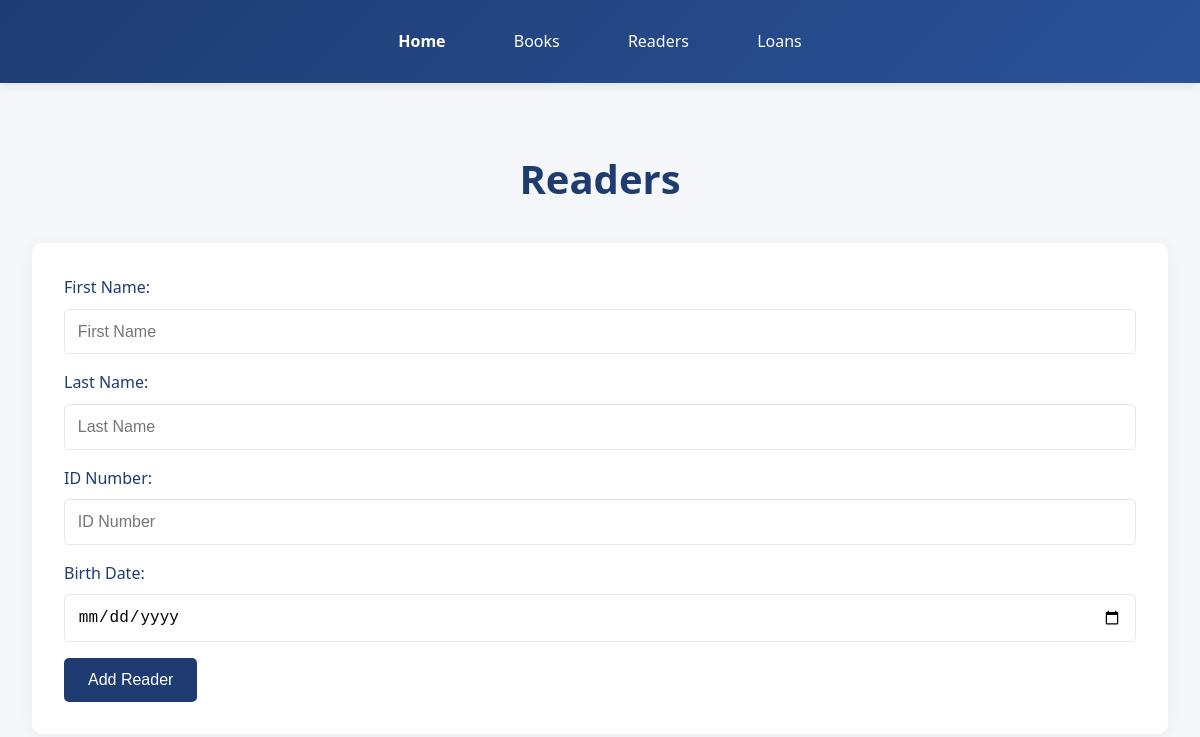
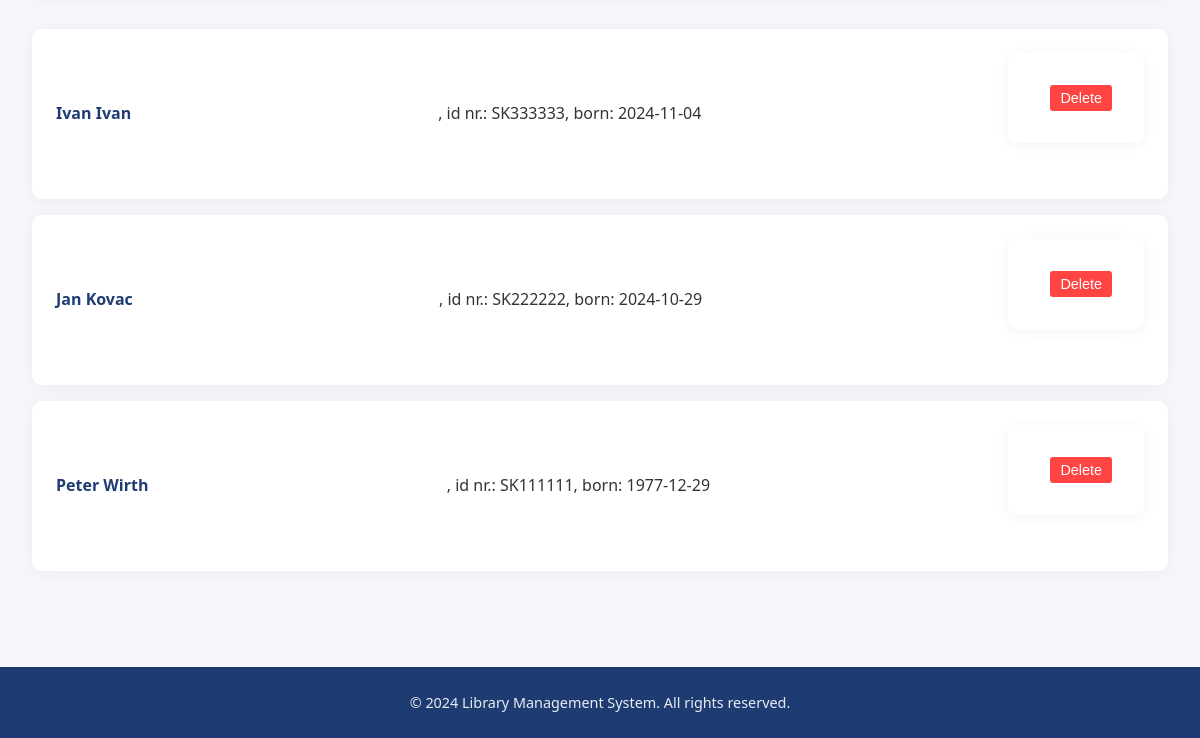
Before: /readers with the older database file (2 pictures, top to bottom).
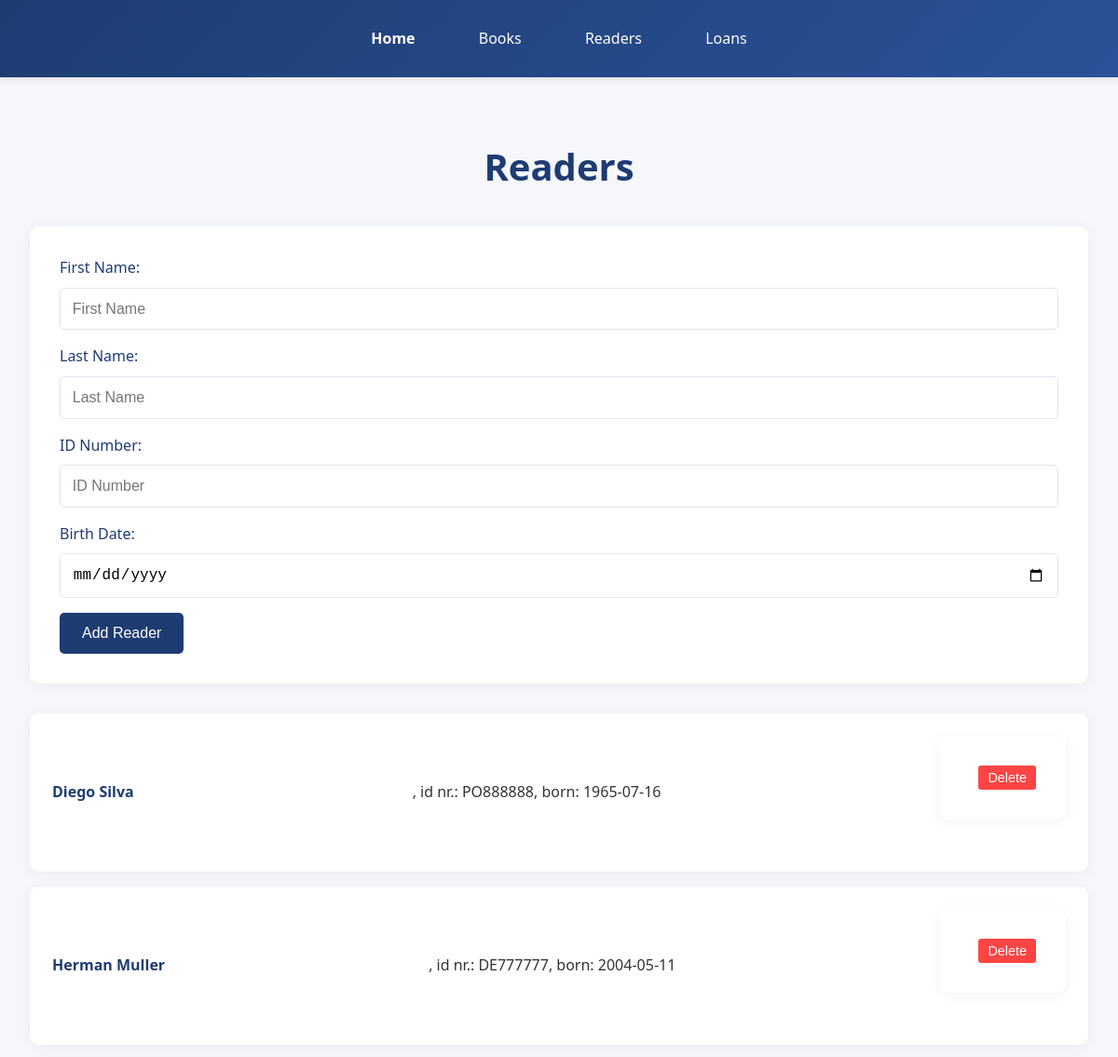
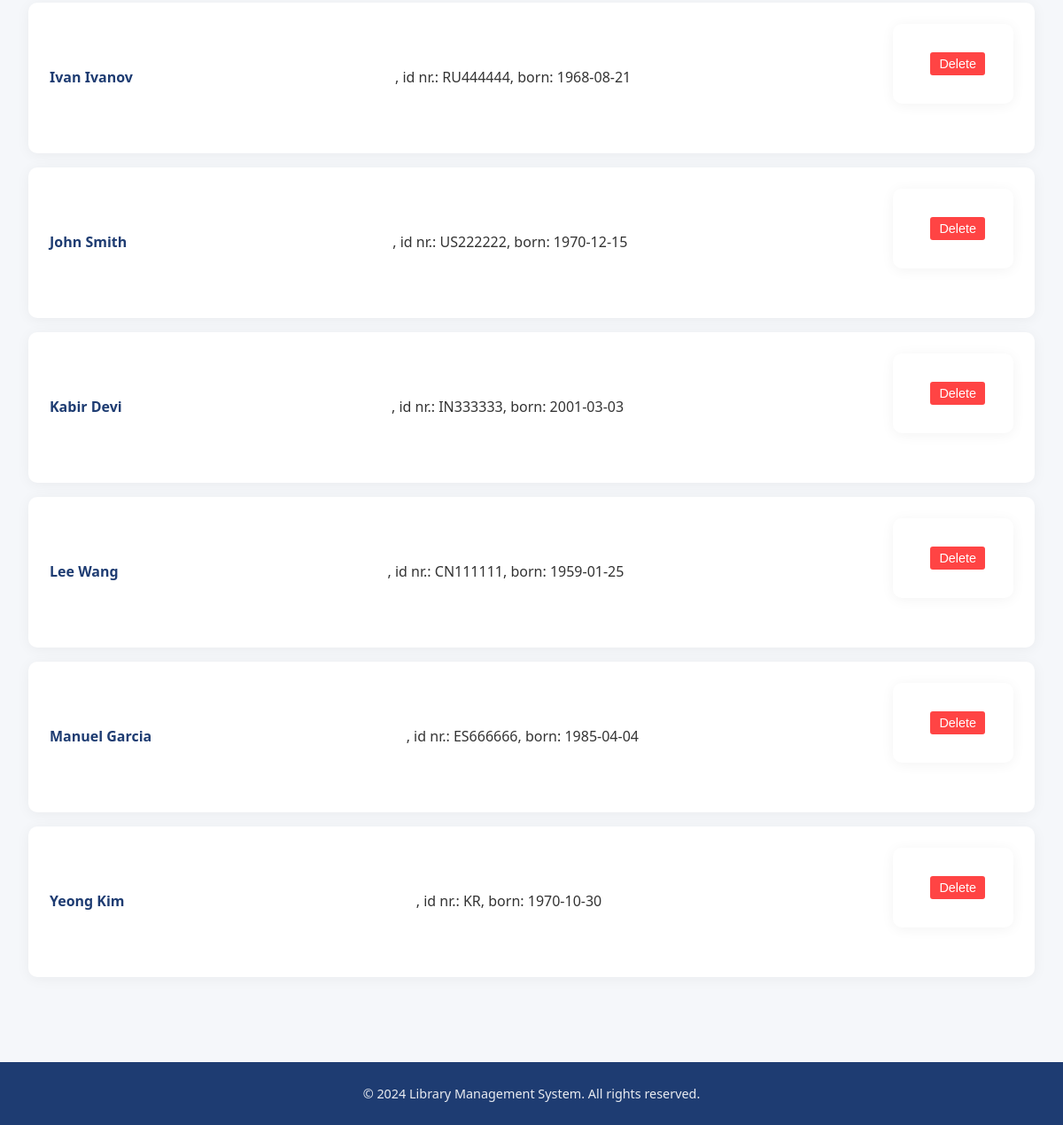
After: the same page with the newer database file (2 pictures, top to bottom).
### models.py (models this page shows)
class Readers(db.Model):
    id_number = db.Column(db.String(20), primary_key=True)
    first_name = db.Column(db.String(50), nullable=False)
    last_name = db.Column(db.String(50), nullable=False)
    birth_date = db.Column(db.Date, nullable=False)
    loans = db.relationship('Loans', back_populates='readers', cascade="all, delete-orphan")

### main.py (the view, shortened to what this page needs)
@app.route('/readers', methods=['GET', 'POST'])
def readers_manage():
    readers = Readers.query.order_by(Readers.first_name.asc()).all()
    readers_with_loans = []
    for reader in readers:
        has_active_loans = Loans.query.filter_by(readers_id=reader.id_number, return_date=None).first() is not None
        readers_with_loans.append((reader, has_active_loans))
    return render_template('readers.html', readers_with_loans=readers_with_loans)

### main.py (called while the page is built)
@app.context_processor
def inject_now():
    return {'now': datetime.now()}

### templates/readers.html (shortened to what this page needs)
{% extends 'base.html' %}
{% block content %}
<h1>Readers</h1>
<form method="POST" action="{{ url_for('readers_manage') }}">
    <label for="first_name">First Name:</label>
    <input type="text" id="first_name" name="first_name" placeholder="First Name" required>
    <label for="last_name">Last Name:</label>
    <input type="text" id="last_name" name="last_name" placeholder="Last Name" required>
    <label for="id_number">ID Number:</label>
    <input type="text" id="id_number" name="id_number" placeholder="ID Number" required>
    <label for="birth_date">Birth Date:</label>
    <input type="date" id="birth_date" name="birth_date" required>
    <button type="submit">Add Reader</button>
</form>
<ul class="reader-list">
    {% for reader, has_active_loans in readers_with_loans %}
    <li class="reader-item">
        <span class="reader-name">{{ reader.first_name }} {{ reader.last_name }}</span>, id nr.: {{ reader.id_number }}, born: {{ reader.birth_date }}
        {% if has_active_loans %}
            <span class="borrowed-status">(Has borrowed books)</span>
        {% else %}
            <form method="POST" action="{{ url_for('delete_reader', reader_id=reader.id_number) }}" style="display: inline;">
                <button type="submit" onclick="return confirm('Are you sure you want to delete this reader?')" class="delete-btn">Delete</button>
            </form>
        {% endif %}
    </li>
    {% endfor %}
</ul>
{% endblock %}

Changed rows visible on the page:
removed Readers: first_name "Ivan", last_name "Ivan", id_number "SK333333", birth_date "2024-11-04"
removed Readers: first_name "Jan", last_name "Kovac", id_number "SK222222", birth_date "2024-10-29"
removed Readers: first_name "Peter", last_name "Wirth", id_number "SK111111", birth_date "1977-12-29"
added Readers: first_name "Diego", last_name "Silva", id_number "PO888888", birth_date "1965-07-16"
added Readers: first_name "Herman", last_name "Muller", id_number "DE777777", birth_date "2004-05-11"
added Readers: first_name "Ivan", last_name "Ivanov", id_number "RU444444", birth_date "1968-08-21"
added Readers: first_name "John", last_name "Smith", id_number "US222222", birth_date "1970-12-15"
added Readers: first_name "Kabir", last_name "Devi", id_number "IN333333", birth_date "2001-03-03"
added Readers: first_name "Lee", last_name "Wang", id_number "CN111111", birth_date "1959-01-25"
added Readers: first_name "Manuel", last_name "Garcia", id_number "ES666666", birth_date "1985-04-04"
added Readers: first_name "Yeong", last_name "Kim", id_number "KR", birth_date "1970-10-30"
